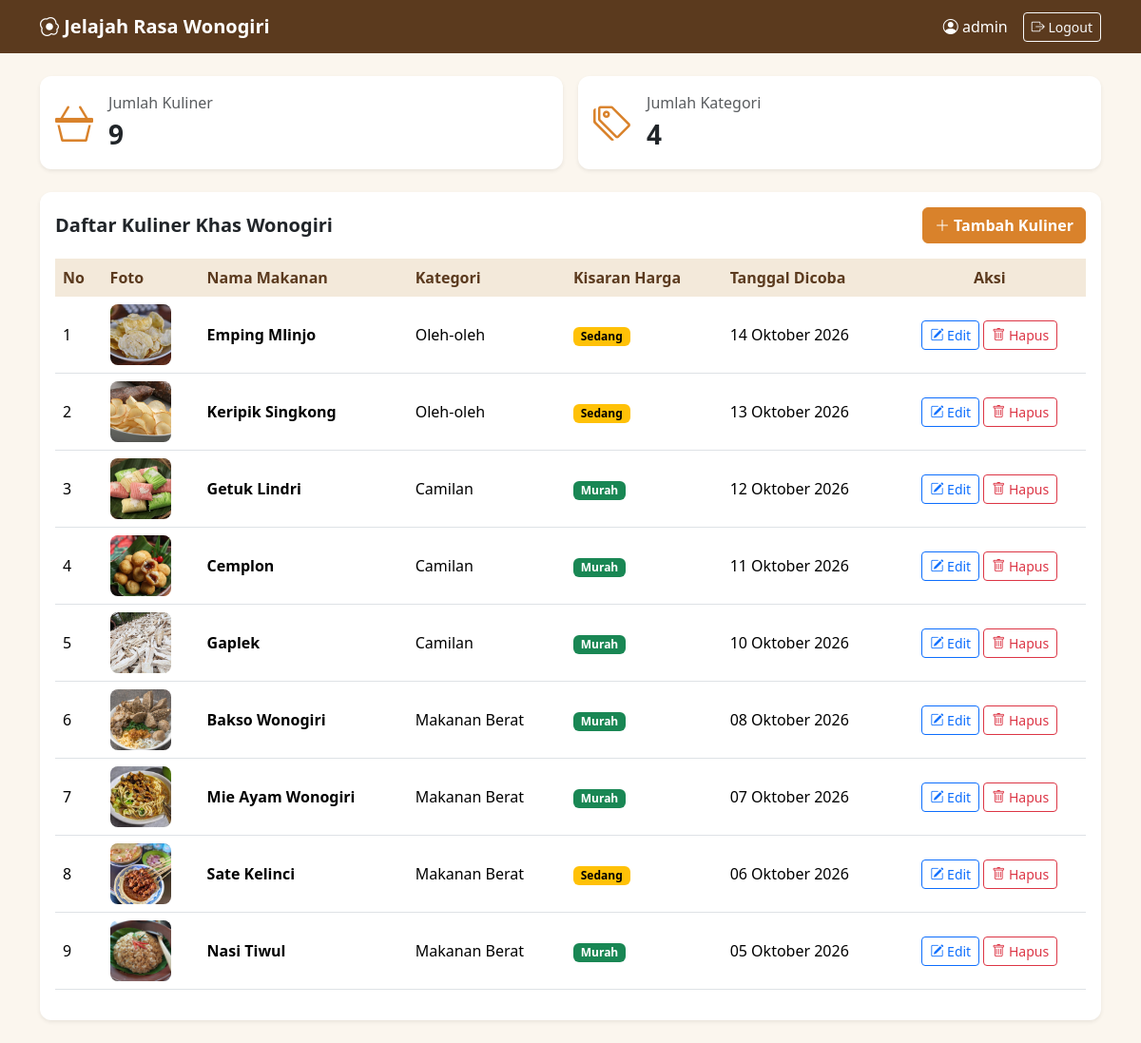
/dashboard.php (signed in), run on the app's committed database.
### tables this page shows
CREATE TABLE `kuliner` (
  `id_kuliner` int NOT NULL,
  `id_jenis` int NOT NULL,
  `nama_makanan` varchar(150) NOT NULL,
  `deskripsi` text NOT NULL,
  `kisaran_harga` enum('murah','sedang','mahal') NOT NULL,
  `tanggal_dicoba` date NOT NULL,
  `foto` varchar(255) DEFAULT NULL
);

CREATE TABLE `jenis_makanan` (
  `id_jenis` int NOT NULL,
  `nama_jenis` varchar(100) NOT NULL
);

### dashboard.php (the view, shortened to what this page needs)
<?php
require_once "config.php";
require_once "includes/functions.php";
$total_kuliner  = $koneksi->query("SELECT COUNT(*) AS total FROM kuliner")->fetch_assoc()['total'];
$total_kategori = $koneksi->query("SELECT COUNT(*) AS total FROM jenis_makanan")->fetch_assoc()['total'];
$sql = "SELECT k.id_kuliner, k.nama_makanan, k.kisaran_harga,
               k.tanggal_dicoba, k.foto, j.nama_jenis
        FROM kuliner k
        JOIN jenis_makanan j ON k.id_jenis = j.id_jenis
        ORDER BY k.id_kuliner DESC";
$data = $koneksi->query($sql);
require_once "includes/header.php";
?>
<div class="row g-3 mb-4">
    <div class="col-12 col-md-6">
        <div class="card border-0 shadow-sm">
            <div class="card-body d-flex align-items-center">
                <i class="bi bi-basket3 fs-1 stat-icon me-3"></i>
                <div>
                    <div class="text-muted">Jumlah Kuliner</div>
                    <div class="fs-3 fw-bold"><?= (int) $total_kuliner ?></div>
                </div>
            </div>
        </div>
    </div>
    <div class="col-12 col-md-6">
        <div class="card border-0 shadow-sm">
            <div class="card-body d-flex align-items-center">
                <i class="bi bi-tags fs-1 stat-icon me-3"></i>
                <div>
                    <div class="text-muted">Jumlah Kategori</div>
                    <div class="fs-3 fw-bold"><?= (int) $total_kategori ?></div>
                </div>
            </div>
        </div>
    </div>
</div>
<div class="card border-0 shadow-sm">
    <div class="card-body">
        <div class="d-flex justify-content-between align-items-center mb-3">
            <h5 class="mb-0 fw-bold">Daftar Kuliner Khas Wonogiri</h5>
            <a href="tambah.php" class="btn btn-wonogiri fw-semibold">
                <i class="bi bi-plus-lg"></i> Tambah Kuliner
            </a>
        </div>
        <div class="table-responsive">
            <table class="table table-hover align-middle">
                <thead>
                    <tr>
                        <th>No</th>
                        <th>Foto</th>
                        <th>Nama Makanan</th>
                        <th>Kategori</th>
                        <th>Kisaran Harga</th>
                        <th>Tanggal Dicoba</th>
                        <th class="text-center">Aksi</th>
                    </tr>
                </thead>
                <tbody>
                <?php if ($data->num_rows > 0): ?>
                    <?php $no = 1; ?>
                    <?php while ($row = $data->fetch_assoc()): ?>
                        <tr>
                            <td><?= $no++ ?></td>
                            <td>
                                <?php if (!empty($row['foto']) && file_exists("uploads/" . $row['foto'])): ?>
                                    <img src="uploads/<?= e($row['foto']) ?>" alt="<?= e($row['nama_makanan']) ?>"
                                         class="foto-thumb">
                                <?php else: ?>
                                    <div class="foto-kosong"><i class="bi bi-image fs-4"></i></div>
                                <?php endif; ?>
                            </td>
                            <td class="fw-semibold"><?= e($row['nama_makanan']) ?></td>
                            <td><?= e($row['nama_jenis']) ?></td>
                            <td><?= label_harga($row['kisaran_harga']) ?></td>
                            <td><?= e(format_tanggal($row['tanggal_dicoba'])) ?></td>
                            <td class="text-center text-nowrap">
                                <a href="edit.php?id=<?= (int) $row['id_kuliner'] ?>"
                                   class="btn btn-sm btn-outline-primary">
                                    <i class="bi bi-pencil-square"></i> Edit
                                </a>
                                <a href="hapus.php?id=<?= (int) $row['id_kuliner'] ?>"
                                   class="btn btn-sm btn-outline-danger"
                                   onclick="return confirm('Yakin ingin menghapus data ini?');">
                                    <i class="bi bi-trash"></i> Hapus
                                </a>
                            </td>
                        </tr>
                    <?php endwhile; ?>
                <?php endif; ?>
                </tbody>
            </table>
        </div>
    </div>
</div>
<?php require_once "includes/footer.php"; ?>

### includes/functions.php (shortened to what this page needs)
<?php
function e($teks)
{
    return htmlspecialchars($teks ?? '', ENT_QUOTES, 'UTF-8');
}
function format_tanggal($tanggal)
{
    $bulan = [
        1 => 'Januari', 'Februari', 'Maret', 'April', 'Mei', 'Juni',
        'Juli', 'Agustus', 'September', 'Oktober', 'November', 'Desember'
    ];
    $waktu = strtotime($tanggal);
    return date('d', $waktu) . ' ' . $bulan[(int) date('n', $waktu)] . ' ' . date('Y', $waktu);
}
function label_harga($harga)
{
    $daftar = [
        'murah'  => ['Murah',  'success'],
        'sedang' => ['Sedang', 'warning'],
        'mahal'  => ['Mahal',  'danger'],
    ];
    [$teks, $warna] = $daftar[$harga];
    return '<span class="badge text-bg-' . $warna . '">' . $teks . '</span>';
}

### assets/css/style.css (style rules this page uses)
:root { --cokelat: #5b3a1e; --oranye: #d9822b; --oranye-gelap: #b96d20; --krem: #fbf6ee; }
body { background: var(--krem); }
.btn-wonogiri { background: var(--oranye); border-color: var(--oranye); color: #fff; }
.card { border-radius: .75rem; }
.stat-icon { color: var(--oranye); }
.table thead th { background: #f3e9da; color: var(--cokelat); border-bottom: 0; }
.foto-thumb { width: 64px; height: 64px; object-fit: cover; border-radius: .5rem; }

### data on the page
kuliner: foto (picture), nama_makanan "Emping Mlinjo", id_jenis.nama_jenis "Oleh-oleh", teks "Sedang", tanggal_dicoba "14 Oktober 2026"
kuliner: foto (picture), nama_makanan "Keripik Singkong", id_jenis.nama_jenis "Oleh-oleh", teks "Sedang", tanggal_dicoba "13 Oktober 2026"
kuliner: foto (picture), nama_makanan "Getuk Lindri", id_jenis.nama_jenis "Camilan", teks "Murah", tanggal_dicoba "12 Oktober 2026"
kuliner: foto (picture), nama_makanan "Cemplon", id_jenis.nama_jenis "Camilan", teks "Murah", tanggal_dicoba "11 Oktober 2026"
kuliner: foto (picture), nama_makanan "Gaplek", id_jenis.nama_jenis "Camilan", teks "Murah", tanggal_dicoba "10 Oktober 2026"
kuliner: foto (picture), nama_makanan "Bakso Wonogiri", id_jenis.nama_jenis "Makanan Berat", teks "Murah", tanggal_dicoba "08 Oktober 2026"
kuliner: foto (picture), nama_makanan "Mie Ayam Wonogiri", id_jenis.nama_jenis "Makanan Berat", teks "Murah", tanggal_dicoba "07 Oktober 2026"
kuliner: foto (picture), nama_makanan "Sate Kelinci", id_jenis.nama_jenis "Makanan Berat", teks "Sedang", tanggal_dicoba "06 Oktober 2026"
kuliner: foto (picture), nama_makanan "Nasi Tiwul", id_jenis.nama_jenis "Makanan Berat", teks "Murah", tanggal_dicoba "05 Oktober 2026"

### other printed values
$_SESSION['username'] "admin"
$total_kuliner "9"
$total_kategori "4"
